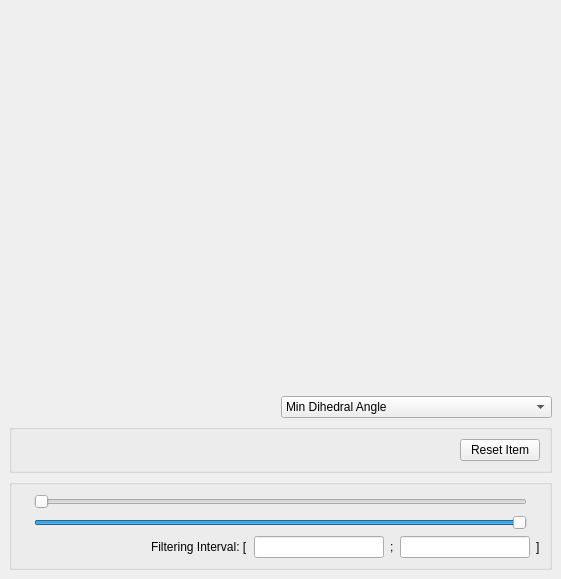
<?xml version="1.0" encoding="UTF-8"?>
<ui version="4.0">
 <class>TetraFilterWidget</class>
 <widget class="QDockWidget" name="TetraFilterWidget">
  <property name="geometry">
   <rect>
    <x>0</x>
    <y>0</y>
    <width>561</width>
    <height>579</height>
   </rect>
  </property>
  <property name="toolTip">
   <string>Only the tetrahedra with the values associated with the criterion that are inside the interval will be displayed.</string>
  </property>
  <property name="windowTitle">
   <string>Tetrahedra Properties</string>
  </property>
  <widget class="QWidget" name="dockWidgetContents">
   <layout class="QVBoxLayout" name="verticalLayout_2">
    <item>
     <spacer name="verticalSpacer">
      <property name="orientation">
       <enum>Qt::Vertical</enum>
      </property>
      <property name="sizeHint" stdset="0">
       <size>
        <width>20</width>
        <height>40</height>
       </size>
      </property>
     </spacer>
    </item>
    <item>
     <layout class="QHBoxLayout" name="horizontalLayout_2">
      <item>
       <spacer name="horizontalSpacer">
        <property name="orientation">
         <enum>Qt::Horizontal</enum>
        </property>
        <property name="sizeHint" stdset="0">
         <size>
          <width>40</width>
          <height>20</height>
         </size>
        </property>
       </spacer>
      </item>
      <item>
       <widget class="QComboBox" name="filterBox">
        <property name="sizePolicy">
         <sizepolicy hsizetype="MinimumExpanding" vsizetype="Fixed">
          <horstretch>0</horstretch>
          <verstretch>0</verstretch>
         </sizepolicy>
        </property>
        <item>
         <property name="text">
          <string>Min Dihedral Angle</string>
         </property>
        </item>
        <item>
         <property name="text">
          <string>Max Dihedral Angle</string>
         </property>
        </item>
        <item>
         <property name="text">
          <string>Radius - Radius Ratio</string>
         </property>
        </item>
        <item>
         <property name="text">
          <string>Volume</string>
         </property>
        </item>
        <item>
         <property name="text">
          <string>Subdomain</string>
         </property>
        </item>
       </widget>
      </item>
     </layout>
    </item>
    <item>
     <widget class="QGroupBox" name="domainBox">
      <property name="title">
       <string/>
      </property>
      <layout class="QVBoxLayout" name="verticalLayout_4">
       <item>
        <layout class="QHBoxLayout" name="horizontalLayout_6">
         <item>
          <spacer name="horizontalSpacer_3">
           <property name="orientation">
            <enum>Qt::Horizontal</enum>
           </property>
           <property name="sizeHint" stdset="0">
            <size>
             <width>40</width>
             <height>20</height>
            </size>
           </property>
          </spacer>
         </item>
         <item>
          <widget class="QPushButton" name="resetButton">
           <property name="text">
            <string>Reset Item</string>
           </property>
          </widget>
         </item>
        </layout>
       </item>
       <item>
        <layout class="QGridLayout" name="gridLayout"/>
       </item>
      </layout>
     </widget>
    </item>
    <item>
     <widget class="QGroupBox" name="intervalBox">
      <property name="title">
       <string/>
      </property>
      <layout class="QVBoxLayout" name="verticalLayout_3">
       <item>
        <layout class="QVBoxLayout" name="verticalLayout">
         <item>
          <layout class="QHBoxLayout" name="horizontalLayout" stretch="0,1,0">
           <item>
            <widget class="QLabel" name="minMinLabel">
             <property name="text">
              <string/>
             </property>
            </widget>
           </item>
           <item>
            <widget class="QSlider" name="minSlider">
             <property name="maximum">
              <number>1000</number>
             </property>
             <property name="singleStep">
              <number>1</number>
             </property>
             <property name="value">
              <number>0</number>
             </property>
             <property name="orientation">
              <enum>Qt::Horizontal</enum>
             </property>
             <property name="tickPosition">
              <enum>QSlider::NoTicks</enum>
             </property>
             <property name="tickInterval">
              <number>1</number>
             </property>
            </widget>
           </item>
           <item>
            <widget class="QLabel" name="minMaxLabel">
             <property name="text">
              <string/>
             </property>
            </widget>
           </item>
          </layout>
         </item>
         <item>
          <layout class="QHBoxLayout" name="horizontalLayout_4">
           <item>
            <widget class="QLabel" name="maxMinLabel">
             <property name="text">
              <string/>
             </property>
            </widget>
           </item>
           <item>
            <widget class="QSlider" name="maxSlider">
             <property name="maximum">
              <number>1000</number>
             </property>
             <property name="value">
              <number>1000</number>
             </property>
             <property name="orientation">
              <enum>Qt::Horizontal</enum>
             </property>
            </widget>
           </item>
           <item>
            <widget class="QLabel" name="maxMaxLabel">
             <property name="text">
              <string/>
             </property>
            </widget>
           </item>
          </layout>
         </item>
         <item>
          <layout class="QHBoxLayout" name="horizontalLayout_3">
           <item>
            <spacer name="horizontalSpacer_2">
             <property name="orientation">
              <enum>Qt::Horizontal</enum>
             </property>
             <property name="sizeHint" stdset="0">
              <size>
               <width>40</width>
               <height>20</height>
              </size>
             </property>
            </spacer>
           </item>
           <item>
            <widget class="QLabel" name="valueLabel">
             <property name="frameShape">
              <enum>QFrame::NoFrame</enum>
             </property>
             <property name="text">
              <string>Filtering Interval: [</string>
             </property>
            </widget>
           </item>
           <item>
            <widget class="DoubleEdit" name="minEdit">
             <property name="text">
              <string/>
             </property>
             <property name="placeholderText">
              <string/>
             </property>
            </widget>
           </item>
           <item>
            <widget class="QLabel" name="label">
             <property name="text">
              <string>;</string>
             </property>
            </widget>
           </item>
           <item>
            <widget class="DoubleEdit" name="maxEdit"/>
           </item>
           <item>
            <widget class="QLabel" name="label_2">
             <property name="text">
              <string>]</string>
             </property>
            </widget>
           </item>
          </layout>
         </item>
        </layout>
       </item>
      </layout>
     </widget>
    </item>
   </layout>
  </widget>
 </widget>
 <customwidgets>
  <customwidget>
   <class>DoubleEdit</class>
   <extends>QLineEdit</extends>
   <header location="global">CGAL_double_edit.h</header>
  </customwidget>
 </customwidgets>
 <resources/>
 <connections/>
</ui>
